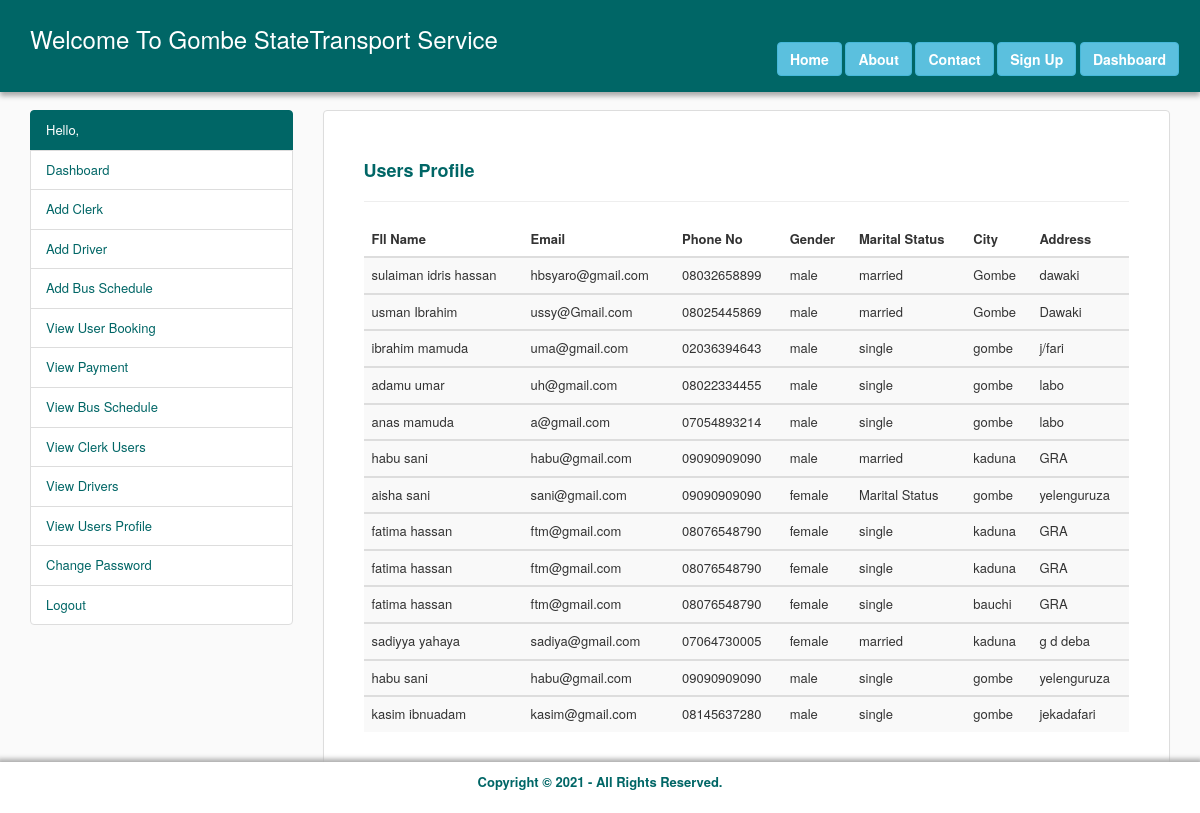
The page /admin/view_user_profile.php (signed in) on the database its author committed.
### tables this page shows
CREATE TABLE `user_profile` (
  `id` int(11) NOT NULL,
  `fname` varchar(200) NOT NULL,
  `lname` varchar(200) NOT NULL,
  `kin_name` varchar(200) NOT NULL,
  `email` varchar(200) NOT NULL,
  `phone` varchar(200) NOT NULL,
  `kin_phone` varchar(200) NOT NULL,
  `gender` varchar(200) NOT NULL,
  `m_status` varchar(200) NOT NULL,
  `city` varchar(200) NOT NULL,
  `address` varchar(200) NOT NULL,
  `status` enum('0','1') NOT NULL
);

### admin/view_user_profile.php (the view, shortened to what this page needs)
<?php
	require '../config/conn.php';
?>
<!DOCTYPE html>
<html>
<head>
	<link rel="stylesheet" type="text/css" href="../css/bootstrap.min.css">
	<link rel="stylesheet" type="text/css" href="../css/style.css">
</head>
<body>
	<?php require '../config/header.php'; ?>
	<div class="container" style="margin-top: 110px">
		<div class="row">
			<?php require '../config/admin_sidebar.php'; ?>
			<div class="col-md-9">
				<div class="panel panel-default">
				  <div class="panel-body" style="padding: 40px">
				  <div class="form-group">
				  	<h4>Users Profile</h4> <hr>
				  </div>
				  	<form method="POST" action="">
				  		<table class="table table-striped">
						    <thead>
						      <tr>
						        <th>Fll Name</th>
						        <th>Email</th>
						        <th>Phone No</th>
						        <th>Gender</th>
						        <th>Marital Status</th>
						        <th>City</th>
						        <th>Address</th>
						      </tr>
						    </thead>
						    <?php
						    	$schedule = mysqli_query($isah, "SELECT * FROM `user_profile` WHERE status='1'");
						    	while($viewRows = mysqli_fetch_array($schedule)){
						    ?>
						    <tbody>
						      <tr>
						        <td><?php echo $viewRows['fname']."  ".$viewRows['lname']."  ".$viewRows['kin_name']; ?></td>
						        <td><?php echo $viewRows['email']; ?></td>
						        <td><?php echo $viewRows['phone']; ?></td>
						        <td><?php echo $viewRows['gender']; ?></td>
						        <td><?php echo $viewRows['m_status']; ?></td>
						        <td><?php echo $viewRows['city']; ?></td>
						        <td><?php echo $viewRows['address']; ?></td>
						      </tr>
						    </tbody>
						    <?php } ?>
						  </table>
				  	</form>
				  </div>
				</div>
			</div>
		</div>
	</div>
	<?php require '../config/footer.php'; ?>
</body>
</html>

### css/style.css (style rules this page uses)
body { font-size: 13px; background-color: #fafafa; }
.panel-default h4 { color: #006666; font-weight: bolder; }

### rows shown on the page
user_profile: fname "sulaiman", lname "idris", kin_name "hassan", email "hbsyaro@gmail.com", phone "08032658899", gender "male", m_status "married", city "Gombe", address "dawaki"
user_profile: fname "usman", lname "Ibrahim", email "ussy@Gmail.com", phone "08025445869", gender "male", m_status "married", city "Gombe", address "Dawaki"
user_profile: fname "ibrahim", lname "mamuda", email "uma@gmail.com", phone "02036394643", gender "male", m_status "single", city "gombe", address "j/fari"
user_profile: fname "adamu", lname "umar", email "uh@gmail.com", phone "08022334455", gender "male", m_status "single", city "gombe", address "labo"
user_profile: fname "anas", lname "mamuda", email "a@gmail.com", phone "07054893214", gender "male", m_status "single", city "gombe", address "labo"
user_profile: fname "habu", lname "sani", email "habu@gmail.com", phone "09090909090", gender "male", m_status "married", city "kaduna", address "GRA"
user_profile: fname "aisha", lname "sani", email "sani@gmail.com", phone "09090909090", gender "female", m_status "Marital Status", city "gombe", address "yelenguruza"
user_profile: fname "fatima", lname "hassan", email "ftm@gmail.com", phone "08076548790", gender "female", m_status "single", city "kaduna", address "GRA"
user_profile: fname "fatima", lname "hassan", email "ftm@gmail.com", phone "08076548790", gender "female", m_status "single", city "kaduna", address "GRA"
user_profile: fname "fatima", lname "hassan", email "ftm@gmail.com", phone "08076548790", gender "female", m_status "single", city "bauchi", address "GRA"
user_profile: fname "sadiyya", lname "yahaya", email "sadiya@gmail.com", phone "07064730005", gender "female", m_status "married", city "kaduna", address "g d deba"
user_profile: fname "habu", lname "sani", email "habu@gmail.com", phone "09090909090", gender "male", m_status "single", city "gombe", address "yelenguruza"
user_profile: fname "kasim", lname "ibnuadam", email "kasim@gmail.com", phone "08145637280", gender "male", m_status "single", city "gombe", address "jekadafari"
